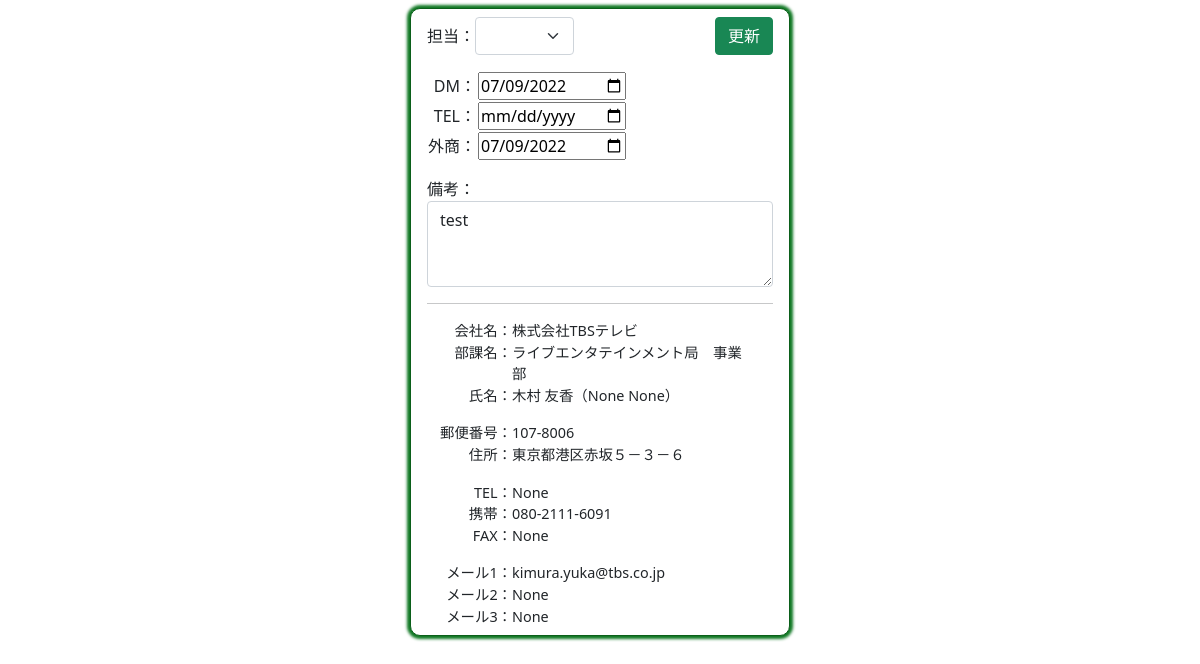
Screenshot of /plac8/right/192/ with the database file from the repository.
### plac8/models.py (models this page shows, shortened)
class Customer(models.Model):
    cus_id=models.CharField("顧客ID",max_length=10,null=True,blank=True)
    sei=models.CharField("姓",max_length=10,null=True,blank=True)
    mei=models.CharField("名",max_length=10,null=True,blank=True)
    sei_kana=models.CharField("姓かな",max_length=10,null=True,blank=True)
    mei_kana=models.CharField("名かな",max_length=10,null=True,blank=True)
    mail1=models.EmailField("メール1",null=True,blank=True)
    mail2=models.EmailField("メール2",null=True,blank=True)
    mail3=models.EmailField("メール3",null=True,blank=True)
    yubin=models.CharField("郵便番号",max_length=10,null=True,blank=True)
    pref=models.CharField("都道府県",max_length=10,null=True,blank=True)
    city=models.CharField("市区町村",max_length=50,null=True,blank=True)
    banchi=models.CharField("番地",max_length=50,null=True,blank=True)
    build=models.CharField("建物",max_length=50,null=True,blank=True)
    com=models.CharField("会社",max_length=50,null=True,blank=True)
    busho=models.CharField("部署",max_length=50,null=True,blank=True)
    tel=models.CharField("電話",max_length=20,null=True,blank=True)
    mob=models.CharField("携帯",max_length=20,null=True,blank=True)
    fax=models.CharField("FAX",max_length=20,null=True,blank=True)
    toroku=models.CharField("登録日",max_length=10,null=True,blank=True)
    kensu=models.IntegerField("件数",null=True,blank=True)
    money=models.IntegerField("金額",null=True,blank=True)
    tantou=models.CharField("担当",max_length=10,choices=choi,null=True,blank=True)
    dm_day=models.CharField("DM",max_length=20,null=True,blank=True)
    tel_day=models.CharField("TEL",max_length=20,null=True,blank=True)
    gaisho_day=models.CharField("外商",max_length=20,null=True,blank=True)
    bikou=models.TextField("備考",null=True,blank=True)

### plac8/views.py (the view)
# urls.py: path('right/<int:pk>/', right1, name="right1"),
def right1(request,pk):
    if request.method=="POST":
        ins=Customer.objects.get(pk=pk)
        form=Right_form(request.POST,instance=ins)
        form.save()
        return redirect("plac8:left")
    else:
        ins=Customer.objects.get(pk=pk)
        cus=Customer.objects.filter(pk=pk)
        form=Right_form(instance=ins)
        return render(request,"plac8/right.html",{"form":form,"cus":cus})

### plac8/forms.py
class Right_form(forms.ModelForm):
    tantou=forms.ChoiceField(
        choices=[("",""),("井上","井上"),("古川","古川"),("眞下","眞下"),("夏八木","夏八木")],
        label="担当者",
        widget=forms.Select(attrs={"class":"form-select"}),
        required=False
    )
    dm_day=forms.CharField(label="DM", widget=forms.DateInput(attrs={"type": "date"}),required=False)
    tel_day=forms.CharField(label="TEL", widget=forms.DateInput(attrs={"type": "date"}),required=False)
    gaisho_day=forms.CharField(label="外商", widget=forms.DateInput(attrs={"type": "date"}),required=False)
    bikou=forms.CharField(label="備考",widget=forms.Textarea(attrs={"class":"form-control","rows":"3"}),required=False)
    class Meta:
        model=Customer
        fields=["tantou","dm_day","tel_day","gaisho_day","bikou"]

### plac8/templates/plac8/right.html (shortened to what this page needs)
<!DOCTYPE html>
<html lang="ja">
<head>
    <link href="https://cdn.jsdelivr.net/npm/bootstrap@5.0.2/dist/css/bootstrap.min.css" rel="stylesheet">
</head>
<body>
    <div class="main">
        <div>
            <form action="" method="post" target="ifr1">{% csrf_token %}
                <div class="class1">
                    <div class="class1" style="width: 50%;" align="left">
                        <div>担当：</div>
                        <div>{{form.tantou}}</div>
                    </div>
                    <div style="width: 50%;" align="right" >
                        <button type="submit" class="btn btn-success btn-s">更新</button>
                    </div>
                </div>
                <div class="mt-3">
                    <table>
                        <tr>
                            <td style="text-align: right;">DM：</td>
                            <td>{{form.dm_day}}</td>
                        </tr>
                        <tr>
                            <td style="text-align: right;">TEL：</td>
                            <td>{{form.tel_day}}</td>
                        </tr>
                        <tr>
                            <td>外商：</td>
                            <td>{{form.gaisho_day}}</td>
                        </tr>
                    </table>
                </div>
                <div class="mt-3" >
                    <div>備考：</div>
                    <div>{{form.bikou}}</div>
                </div>
            </form>
        </div>
        <hr>
        <div style="font-size: 0.9em;">
            {% for i in cus %}
            <div class="data">
                <div class="name">会社名：</div>
                {% if i.com %}
                    <div class="data-code">{{i.com}}</div>
                {% endif %}
            </div>
            <div class="data">
                <div class="name">部課名：</div>
                {% if i.com %}
                <div class="data-code">{{i.busho}}</div>
                {% endif %}
            </div>
            <div class="data">
                <div class="name">氏名：</div>
                {% if i.com %}
                <div class="data-code">{{i.sei}} {{i.mei}}（{{i.sei_kana}} {{i.mei_kana}}）</div>
                {% endif %}
            </div>
            <div class="data mt-3">
                <div class="name">郵便番号：</div>
                {% if i.com %}
                    <div class="data-code">{{i.yubin}}</div>
                {% endif %}
            </div>
            <div class="data">
                <div class="name">住所：</div>
                {% if i.com %}
                    <div class="data-code">{{i.pref}}{{i.city}}{{i.banchi}}{{i.build}}</div>
                {% endif %}
            </div>
            <div class="data mt-3">
                <div class="name">TEL：</div>
                {% if i.com %}
                    <div class="data-code">{{i.tel}}</div>
                {% endif %}
            </div>
            <div class="data">
                <div class="name">携帯：</div>
                {% if i.com %}
                    <div class="data-code">{{i.mob}}</div>
                {% endif %}
            </div>
            <div class="data">
                <div class="name">FAX：</div>
                {% if i.com %}
                    <div class="data-code">{{i.fax}}</div>
                {% endif %}
            </div>
            <div class="data mt-3">
                <div class="name">メール1：</div>
                {% if i.com %}
                    <div class="data-code">{{i.mail1}}</div>
                {% endif %}
            </div>
            <div class="data">
                <div class="name">メール2：</div>
                {% if i.com %}
                    <div class="data-code">{{i.mail2}}</div>
                {% endif %}
            </div>
            <div class="data">
                <div class="name">メール3：</div>
                {% if i.com %}
                    <div class="data-code">{{i.mail3}}</div>
                {% endif %}
            </div>
            {% endfor %}
        </div>
    </div>
</body>
</html>

### plac8/templates/plac8/right.html (style rules this page uses)
.class1 { display: flex; flex-direction: row; align-items: center; }
.main { padding: 0.5em 1em; margin: 0 auto; margin-top: 0.5em; background: #FFF; border: solid 1px #0b5f1a; border-radius: 10px; box-shadow: 0 1px 1px rgba(0, 0, 0, 0.22); width: 380px; box-shadow: 0 0 3px 3px #0e7722; }
.data { display: flex; flex-wrap: wrap; }
.name { width: 85px; text-align: right; }
.data-code { width: calc(340px - 100px); }

### rows the page displays
Customer: dm_day "07/09/2022", gaisho_day "07/09/2022", bikou "test", com "株式会社TBSテレビ", busho "ライブエンタテインメント局 事業部", sei "木村", mei "友香", sei_kana "None", mei_kana "None", yubin "107-8006", pref "東京都", city "港区", banchi "赤坂", build "５－３－６", tel "None", mob "080-2111-6091", fax "None", mail1 "kimura.yuka@tbs.co.jp", mail2 "None", mail3 "None"
